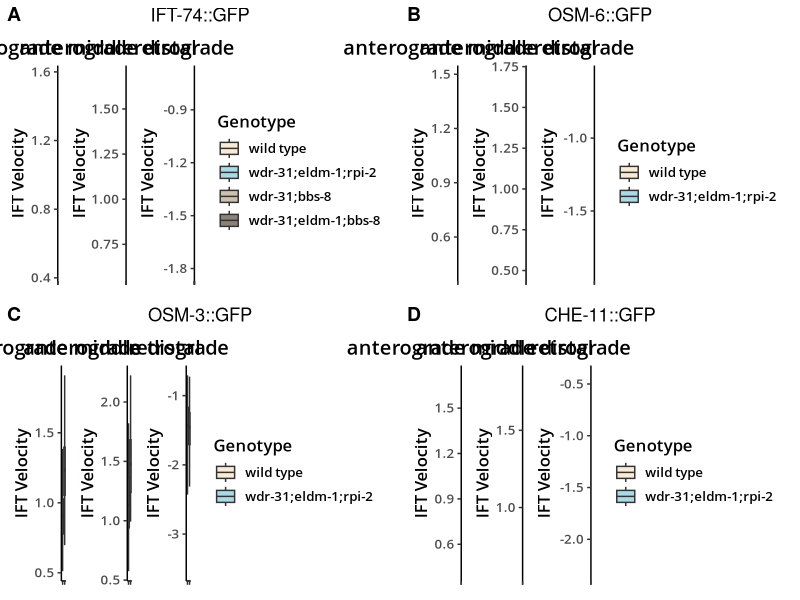
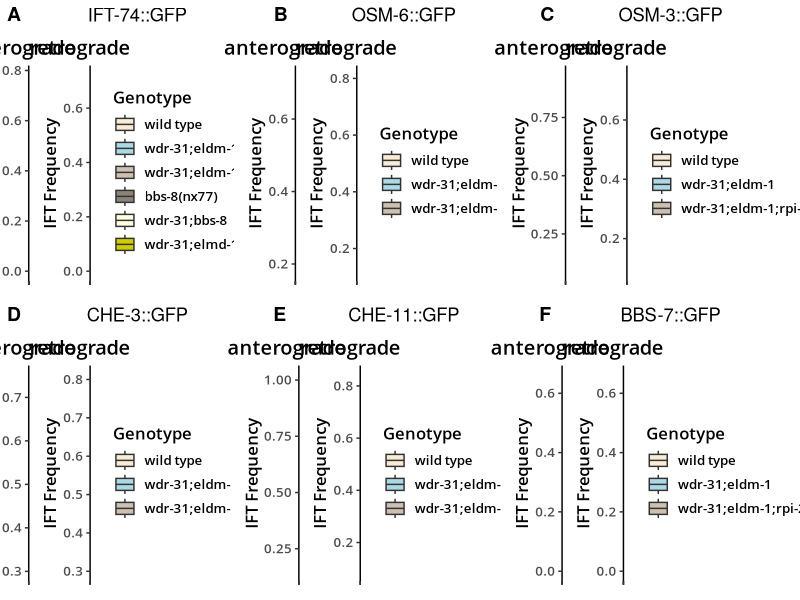
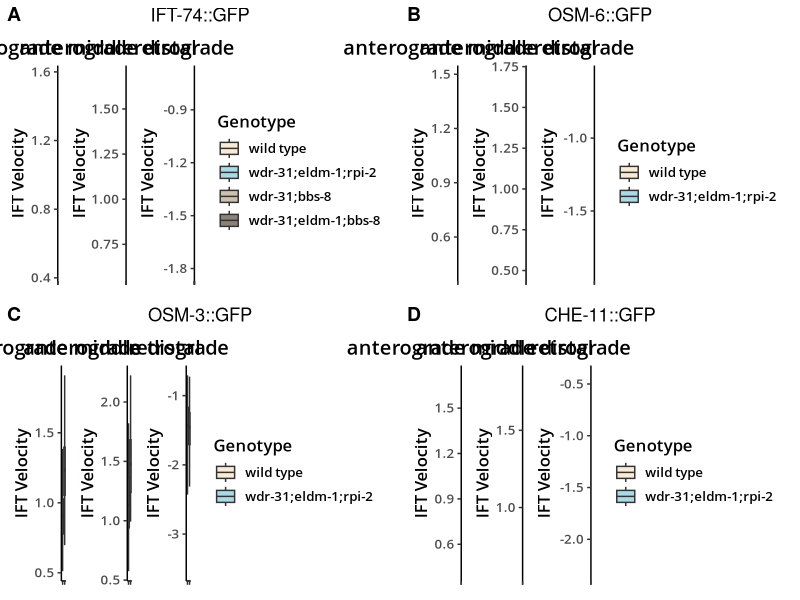
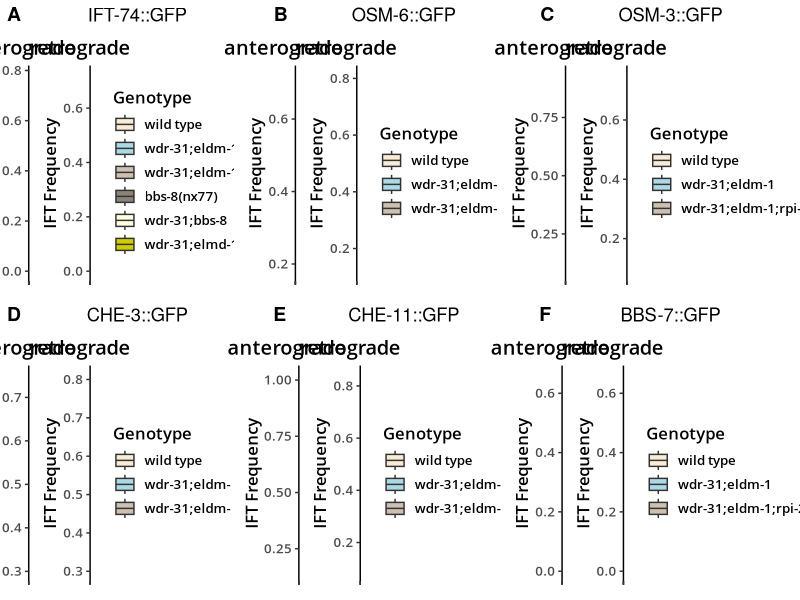

The R source for these figures, in order:
library(readxl)
library(tidyr)
library(dplyr)
library(patchwork)
library(cowplot)
library(ggplot2)

options(warn=-1)

# Prepare data for first plot ----

ifts<-list()

for (i in 1:4){
  
  iftx<-suppressMessages(read_xlsx("IFT_Velocity_IFT_frequency_edited.xlsx", sheet = i))
  
  iftx<-iftx[-1,]
  ift_long<-pivot_longer(iftx, everything(), names_to = "Genotype", values_to = "Speed1", values_drop_na = TRUE)
  
  ifty<-suppressMessages(read_xlsx("IFT_Velocity_IFT_frequency_edited.xlsx", sheet = i, skip = 1))
  ift_long_2<-pivot_longer(ifty, everything(), names_to = "Part", values_to = "Speed", values_drop_na = TRUE)
  
  ift_all<-cbind(ift_long, ift_long_2)
  ift_all<-ift_all %>% select(-Speed1)
  ift_all[,1:2]<-as.data.frame(lapply(ift_all[,1:2], function(x) gsub("\\.\\.\\.[0-9]+", "", x)))
  
  ifts[[i]]<-ift_all
}


# First plot ----

plot1<-list()

for (i in 1:4){
  iftplot<-ifts[[i]]
  typelist<-unique(iftplot$Part)
  genelist<-c("IFT-74::GFP","OSM-6::GFP","OSM-3::GFP","CHE-11::GFP")
  iftplot$Part<-as.factor(iftplot$Part)
  iftplot$Genotype<-factor(iftplot$Genotype, levels = unique(iftplot$Genotype))
  do.call(patchwork::wrap_plots, c(lapply(typelist, function(a) {
    ggplot(iftplot[iftplot$Part == a,], aes(x = Genotype, y = Speed, fill = Genotype)) +
      geom_boxplot(outlier.shape = NA) +
      scale_fill_manual(values=c("antiquewhite", "lightblue", "antiquewhite3", "antiquewhite4")) +
      #scale_fill_brewer(palette="Accent") +
      theme_classic() +
      ylab("IFT Velocity") +
      ggtitle(a) +
      theme(legend.position = "right", text = element_text(family = "Open Sans SemiBold", size = 12),
            plot.title = element_text(hjust = 0.6), axis.text.x=element_blank(), axis.title.x=element_blank())
    
  }), nrow = 1, ncol = 3, guides = "collect")) -> plot
  plot<-plot + plot_annotation(title = genelist[i], theme = theme(plot.title = element_text(hjust = 0.5)))
  plot1[[i]]<-plot
}

plot_grid(plotlist = plot1, labels = "AUTO")
ggsave("ift_frequency.jpg", width = 30, height = 10, dpi = 300) 


  # Prepare data for 2nd plot ----

iftz<-suppressMessages(read_xlsx("IFT_Velocity_IFT_frequency_edited.xlsx", sheet = 5))
iftz<-iftz %>% select(!grep("number", as.character(as.vector(iftz[2,]))))
iftz<-iftz[c(-1,-2),]
iftz_long<-pivot_longer(iftz, everything(), names_to = "Genotype2", values_to = "Speed1", values_drop_na = TRUE)

iftz2<-suppressMessages(read_xlsx("IFT_Velocity_IFT_frequency_edited.xlsx", sheet = 5, skip = 1))
iftz2<-iftz2 %>% select(!grep("number", as.character(as.vector(iftz2[1,]))))
iftz2<-iftz2[-1,]
iftz_long_2<-pivot_longer(iftz2, everything(), names_to = "Genotype", values_to = "Speed2", values_drop_na = TRUE)

iftz3<-suppressMessages(read_xlsx("IFT_Velocity_IFT_frequency_edited.xlsx", sheet = 5, skip = 2))
iftz3<-iftz3 %>% select(!grep("number", colnames(iftz3)))
iftz_long_3<-pivot_longer(iftz3, everything(), names_to = "Part", values_to = "Speed", values_drop_na = TRUE)


iftz_all<-cbind(iftz_long, iftz_long_2, iftz_long_3)
iftz_all<-iftz_all %>% select(-Speed1, -Speed2)
iftz_all[,1:3]<-as.data.frame(lapply(iftz_all[,1:3], function(x) gsub("\\.\\.\\.[0-9]+", "", x)))


# 2nd plot ----

plot2<-list()
typelist2<-unique(iftz_all$Part)
genelist2<-unique(iftz_all$Genotype2)

for (i in 1:length(genelist2)){
  iftplot2<-iftz_all[iftz_all$Genotype2 == genelist2[i],]
  iftplot2$Genotype<-factor(iftplot2$Genotype, levels = unique(iftplot2$Genotype))
  plot<-do.call(patchwork::wrap_plots, c(lapply(typelist2, function(a) {
    ggplot(iftplot2[iftplot2$Part == a,], aes(x = Genotype, y = Speed, fill = Genotype)) +
      geom_boxplot(outlier.shape = NA) +
      scale_fill_manual(values=c("antiquewhite", "lightblue", "antiquewhite3", "antiquewhite4", "lightyellow",  "yellow3")) +
      #scale_fill_brewer(palette = "Accent") +
      theme_classic()+
      ylab("IFT Frequency") +
      ggtitle(a) +
      theme(legend.position = "right", text = element_text(family = "Open Sans SemiBold", size = 12),
            plot.title = element_text(hjust = 0.6), axis.text.x=element_blank(), axis.title.x=element_blank())
  }), nrow = 1, ncol = 3, guides = "collect")) +
    plot_annotation(title = genelist2[i], theme = theme(plot.title = element_text(hjust = 0.5)))
  
  plot2[[i]]<-plot
}

plot_grid(plotlist = plot2, labels = "AUTO")
ggsave("ift.jpg", width = 30, height = 10, dpi = 300) 
          
